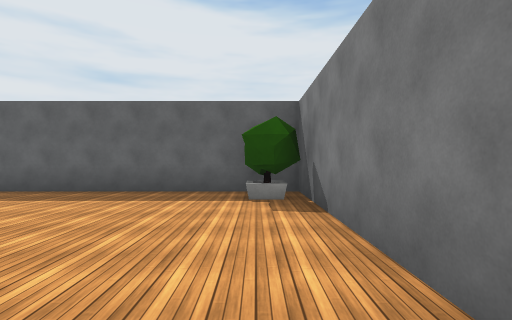
view 1 (above)

24 first-person views from a walk through a Unity game level. The camera is 1.4 m above the floor, looks level and sees 85° across. The floor is counted in squares, 2 m on a side. Each view is taken from the middle of a square. On the plan, view 1 faces up. The plan holds only what a view shows up to about 9 squares ahead; the rest is blank. The place goes on beyond the plan. The player is left out. Some animated figures are left out. Some surface patterns are stand-ins.

view 2
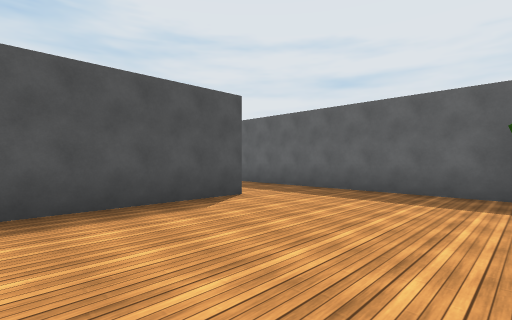

view 3
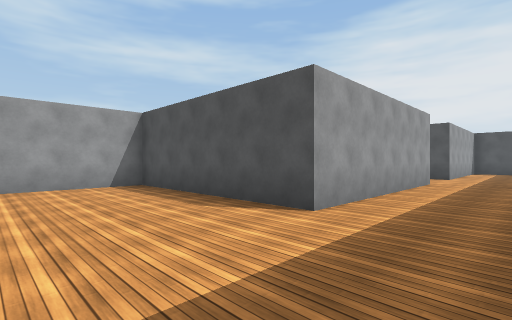

view 4
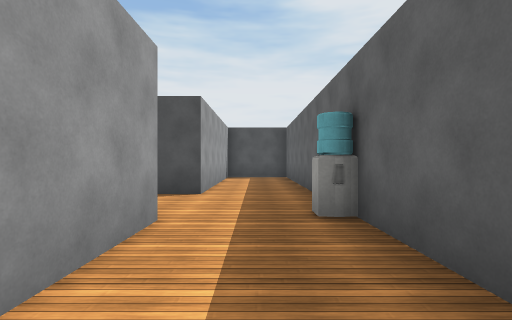

view 5
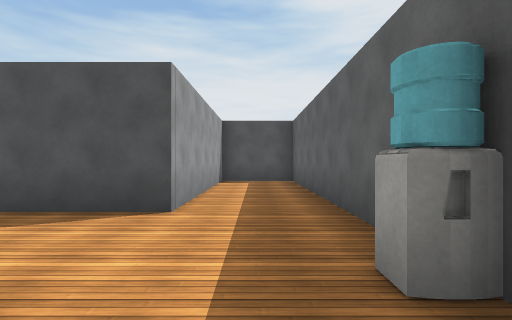

view 6
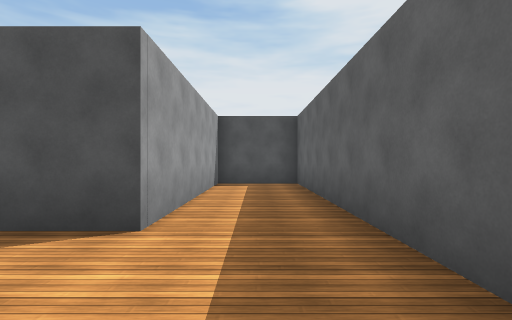

view 7
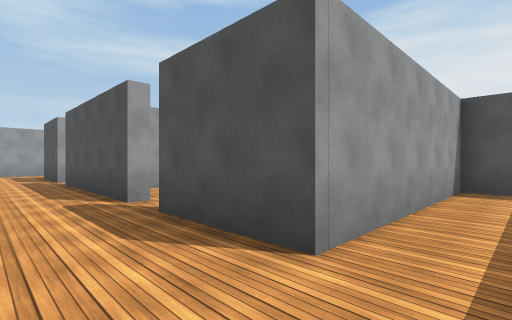

view 8
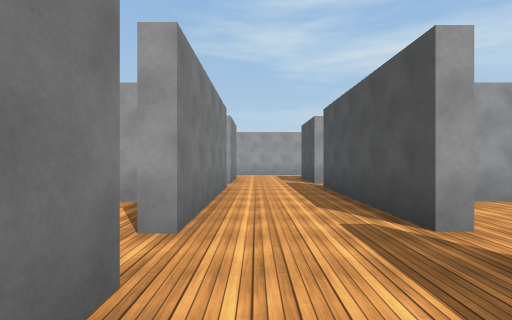

view 9
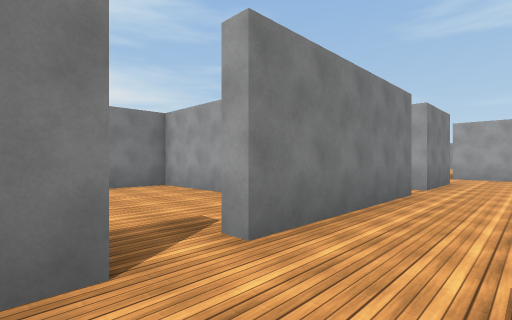

view 10
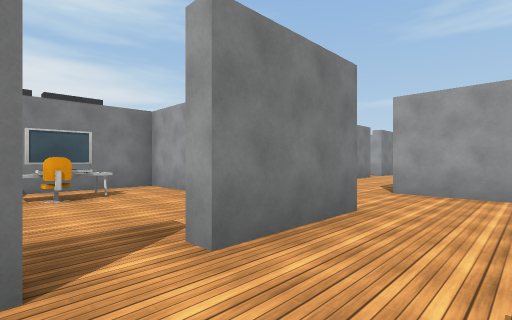

view 11
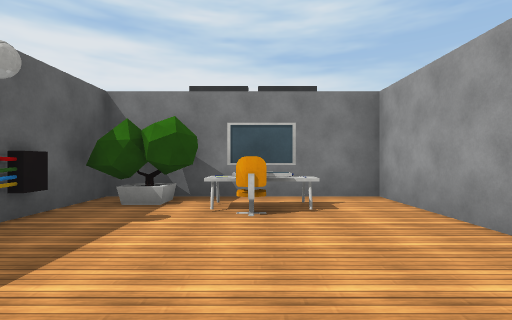

view 12
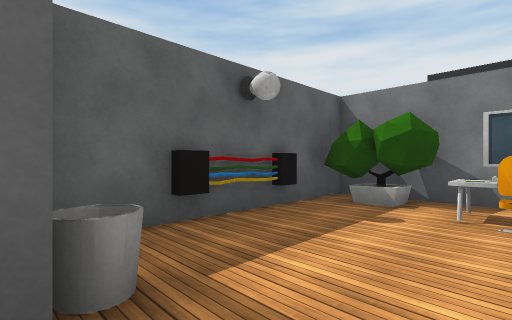

view 13
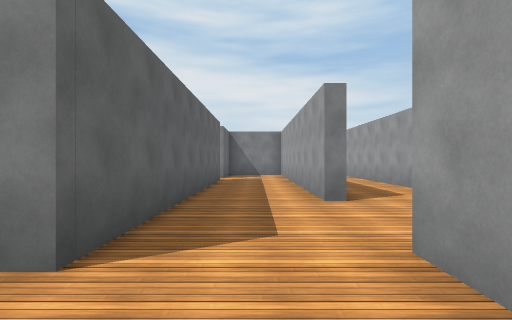

view 14
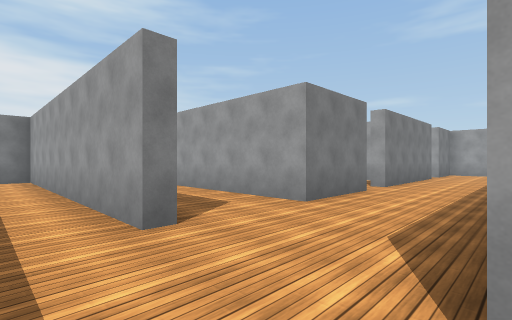

view 15
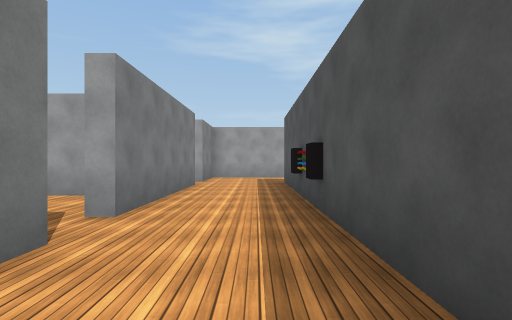

view 16
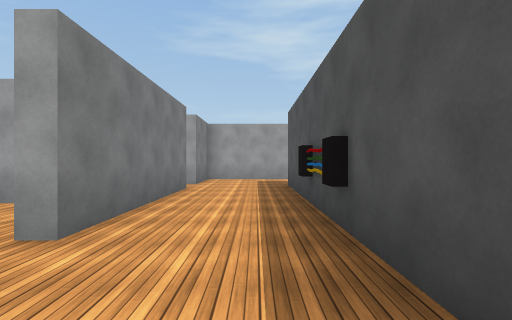

view 17
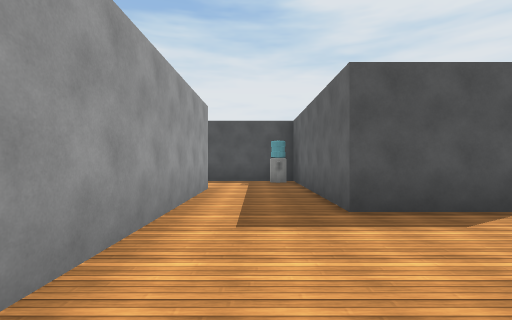

view 18
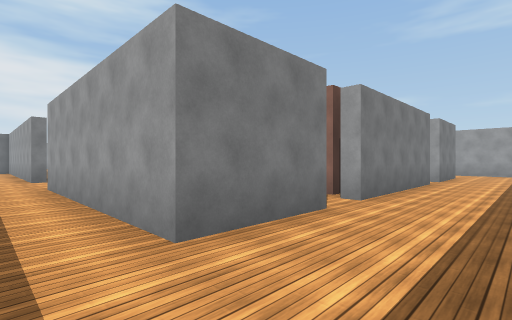

view 19
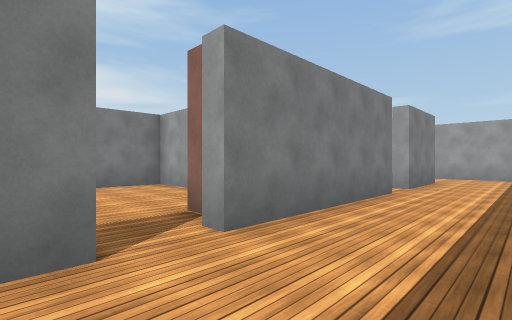

view 20
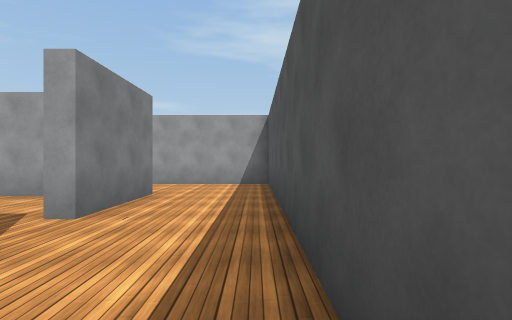

view 21
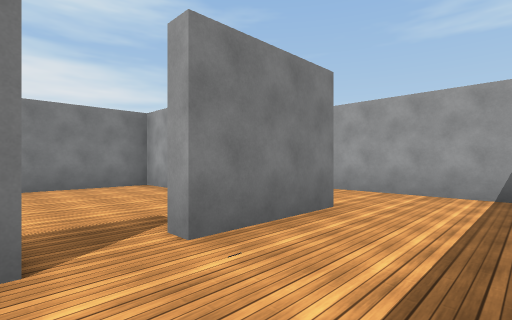

view 22
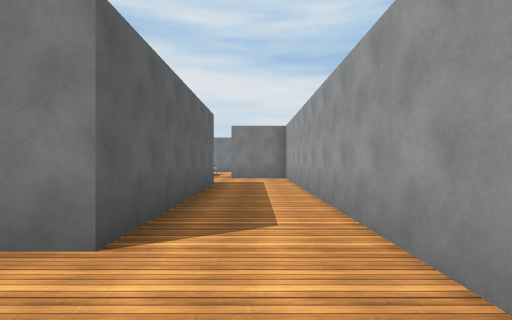

view 23
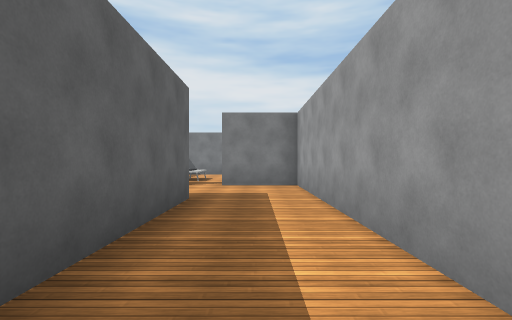

view 24
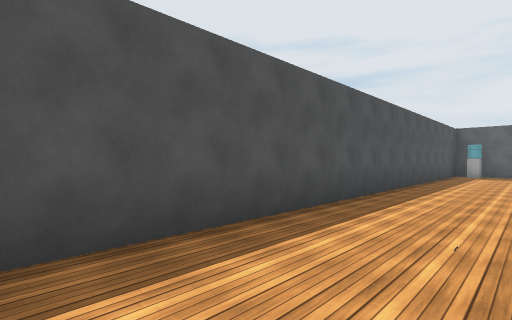

### Floor plan
Ten units are one square. View 1 is at (0, 0); x grows to the right and y downward. Boxes are objects, and circles mark ways between rooms. Rooms are numbered by the first view taken in them; rooms with no view inside come last. Other rooms are left out.
<svg viewBox="-190 -70 205 317">
<path fill="none" stroke="#000" d="M-82 -62 -184 -62 -184 -39 -128 -39M-102 -39 -43 -39 -43 18 -12 18M10 -10 10 -62 -65 -62M-85 21 -96 21M-102 42 -102 -4M-47 21 -66 21M-102 -14 -102 -22M-75 74 -47 74 -47 45M-132 -3 -128 -3 -128 42M-128 -39 -128 -14M-118 158 -102 158 -102 140M-159 126 -159 102 -99 102M-159 182 -159 154M-99 139 -99 218 -159 218 -159 193 -154 193M-184 116 -184 238M-73 145 -73 129M-102 77 -102 52M-73 210 -73 164M-128 54 -128 77 -174 77M-184 242 -73 242 -73 220M-75 77 -102 77M-73 106 -73 102M-115 214 -102 214 -102 186M-149 214 -130 214M-66 18 -47 18 -47 2M-73 102 -55 102M-31 77 -75 77"/>
<rect x="-115" y="-65" width="10" height="10" fill="#bbb"><title>other object</title></rect>
<rect x="-5" y="-55" width="10" height="10" fill="#bbb"><title>tree</title></rect>
<rect x="-105" y="25" width="10" height="10" fill="#bbb"><title>other object</title></rect>
<rect x="-65" y="35" width="10" height="20" fill="#bbb"><title>computer</title></rect>
<rect x="-55" y="45" width="10" height="10" fill="#bbb"><title>chair</title></rect>
<rect x="-55" y="25" width="10" height="20" fill="#bbb"><title>tree</title></rect>
<rect x="-185" y="75" width="10" height="10" fill="#bbb"><title>other object</title></rect>
<rect x="-155" y="135" width="10" height="20" fill="#bbb"><title>bookshelf</title></rect>
<circle cx="-115" cy="-25" r="3" fill="#2a7"/>
<circle cx="-115" cy="55" r="3" fill="#2a7"/>
<circle cx="-100" cy="-10" r="3" fill="#2a7"/>
<circle cx="-100" cy="95" r="3" fill="#2a7"/>
<circle cx="-150" cy="190" r="3" fill="#2a7"/>
<circle cx="-65" cy="95" r="3" fill="#2a7"/>
<text x="-70" y="-40">1</text>
<text x="-90" y="30">2</text>
<text x="-140" y="150">3</text>
<text x="-90" y="90">4</text>
<text x="-130" y="190">5</text>
<text x="-70" y="-10">6</text>
<text x="-50" y="100">7</text>
</svg>
Room 1 opens to room 2. Room 2 opens to room 3. Room 2 opens to room 6. Room 3 opens to room 4. Room 3 opens to room 5. Room 4 opens to room 7.

Where each view was taken, in squares from view 1:
view 1: 0 up, 0 right, facing up
view 2: 0 up, 0 right, facing up-left
view 3: 6 up, 1 left, facing down-left
view 4: 5 up, 7 left, facing left
view 5: 5 up, 9 left, facing left
view 6: 5 up, 10 left, facing left
view 7: 5 up, 11 left, facing down-left
view 8: 3 up, 11 left, facing down
view 9: 2 up, 12 left, facing down-right
view 10: 4 down, 12 left, facing down-right
view 11: 5 down, 10 left, facing right
view 12: 5 down, 10 left, facing up-right
view 13: 9 down, 12 left, facing right
view 14: 9 down, 10 left, facing down-right
view 15: 13 down, 9 left, facing down
view 16: 14 down, 9 left, facing down
view 17: 9 down, 9 left, facing left
view 18: 9 down, 18 left, facing down-right
view 19: 12 down, 18 left, facing down-right
view 20: 16 down, 18 left, facing down
view 21: 18 down, 18 left, facing down-right
view 22: 23 down, 18 left, facing right
view 23: 23 down, 15 left, facing right
view 24: 22 down, 16 left, facing up-left
